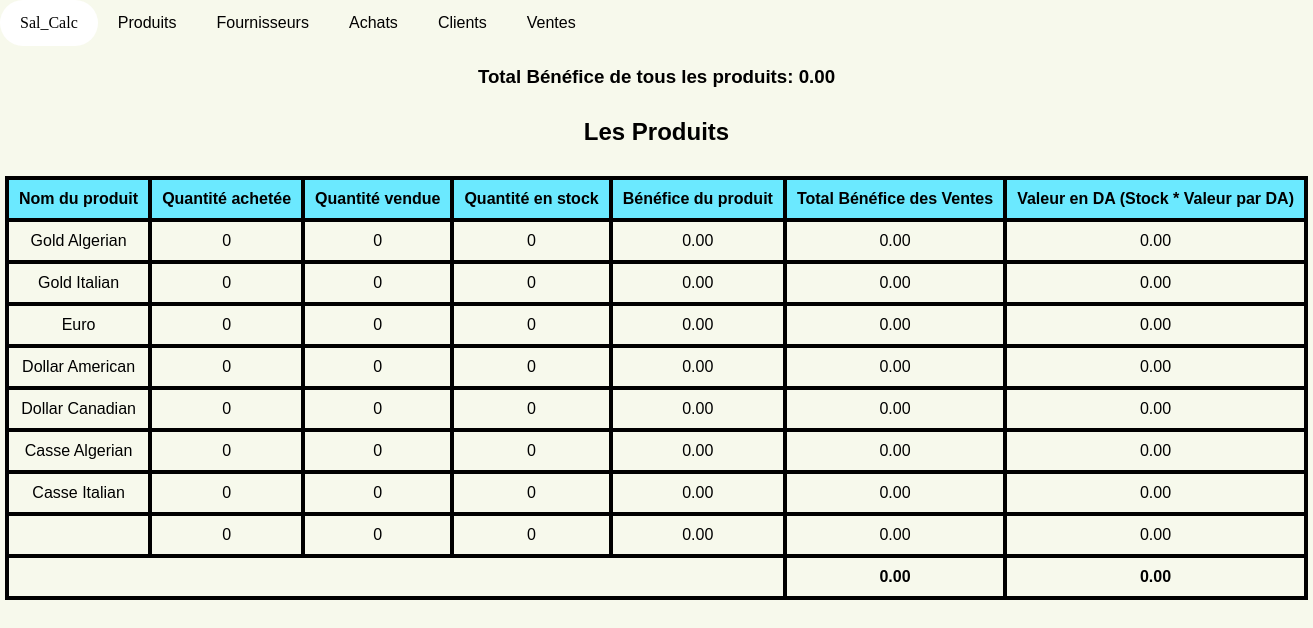
The app's page /affichage/produit.php with its own data.
### tables this page shows
CREATE TABLE `produit` (
  `id_produit` int(11) NOT NULL,
  `nom_produit` varchar(50) NOT NULL,
  `qte_acheter` decimal(10,0) NOT NULL DEFAULT 0,
  `qte_vendue` decimal(10,0) NOT NULL DEFAULT 0,
  `qte_stocker` decimal(10,0) NOT NULL DEFAULT 0,
  `benifice_produit` int(11) NOT NULL DEFAULT 0
);

### affichage/produit.php (the view, shortened to what this page needs)
<?php
try {
    include_once "../db.inc/connection.php";
    $query = 'SELECT * FROM produit';
    $stat = $pdo->prepare($query);
    $stat->execute();
    $result = $stat->fetchAll(PDO::FETCH_ASSOC);
    $total_benifice_query = 'SELECT SUM(benifice_produit) AS total_benifice FROM produit';
    $total_benifice_stat = $pdo->prepare($total_benifice_query);
    $total_benifice_stat->execute();
    $total_benifice_result = $total_benifice_stat->fetch(PDO::FETCH_ASSOC);
    $total_benifice = $total_benifice_result['total_benifice'] ?? 0;
} catch (PDOException $e) {
    die("Query failed: " . $e->getMessage());
}
?>
<!DOCTYPE html>
<html lang="en">
<head>
    <link rel="stylesheet" href="../assets/style.css">
</head>
<body>
    <nav class="navbar">
        <ul>
            <li><a style="font-family: fantasy" href="../index.php">Sal_Calc</a></li>
            <li><a href="../affichage/produit.php">Produits</a></li>
            <li><a href="../affichage/fournisseur.php">Fournisseurs</a></li>
            <li><a href="../affichage/achat.php">Achats</a></li>
            <li><a href="../affichage/client.php">Clients</a></li>
            <li><a href="../affichage/vente.php">Ventes</a></li>
        </ul>
    </nav>
    <h3 style="text-align: center; margin-top: 20px;">
        Total Bénéfice de tous les produits: <?php echo number_format($total_benifice, 2); ?>
    </h3>
    <?php
    $all_benifice = 0;
    $total_valeur_da = 0;
    if (!empty($result)) { ?>
        <h2 style="text-align: center; margin-top: 30px;">Les Produits</h2>
        <table>
            <thead>
                <tr>
                    <th>Nom du produit</th>
                    <th>Quantité achetée</th>
                    <th>Quantité vendue</th>
                    <th>Quantité en stock</th>
                    <th>Bénéfice du produit</th>
                    <th>Total Bénéfice des Ventes</th>
                    <th>Valeur en DA (Stock * Valeur par DA)</th>
                </tr>
            </thead>
            <tbody>
                <?php foreach ($result as $row) {
                    $id_produit = $row['id_produit'];
                    $vente_query = 'SELECT SUM(benifice_total) AS total_benifice_vente
                                    FROM vente
                                    WHERE id_produit = :id_produit';
                    $vente_stat = $pdo->prepare($vente_query);
                    $vente_stat->execute([':id_produit' => $id_produit]);
                    $vente_result = $vente_stat->fetch(PDO::FETCH_ASSOC);
                    $total_benifice_vente = $vente_result['total_benifice_vente'] ?? 0;
                    $all_benifice += $total_benifice_vente;
                    $achat_query = 'SELECT pu_acheter
                                    FROM achat
                                    WHERE id_produit = :id_produit
                                    ORDER BY date_achat DESC
                                    LIMIT 1';
                    $achat_stat = $pdo->prepare($achat_query);
                    $achat_stat->execute([':id_produit' => $id_produit]);
                    $achat_result = $achat_stat->fetch(PDO::FETCH_ASSOC);
                    $valeur_par_da = $achat_result['pu_acheter'] ?? 0;
                    $valeur_stock = $row['qte_stocker'] * $valeur_par_da;
                    $total_valeur_da += $valeur_stock;
                ?>
                    <tr>
                        <td><?php echo htmlspecialchars($row["nom_produit"]); ?></td>
                        <td><?php echo htmlspecialchars($row["qte_acheter"]); ?></td>
                        <td><?php echo htmlspecialchars($row["qte_vendue"]); ?></td>
                        <td style="background-color: <?php echo ($row['qte_stocker'] < 0) ? '#ff4b4b' : 'transparent'; ?>;">
                            <?php echo htmlspecialchars($row["qte_stocker"]); ?>
                        </td>
                        <td><?php echo number_format($row["benifice_produit"], 2); ?></td>
                        <td><?php echo number_format($total_benifice_vente, 2); ?></td>
                        <td><?php echo number_format($valeur_stock, 2); ?></td>
                    </tr>
                <?php } ?>
                <tr>
                    <td colspan="5" style="font-weight: bold; text-align: right;"></td>
                    <td colspan="1" style="font-weight: bold;"><?php echo number_format($all_benifice, 2); ?></td>
                    <td colspan="1" style="font-weight: bold;"><?php echo number_format($total_valeur_da, 2); ?></td>
                </tr>
            </tbody>
        </table>
    <?php } else { ?>
        <h2>La table des produits est vide.</h2>
    <?php } ?>
</body>
</html>

### assets/style.css (style rules this page uses)
* { text-align: center; }
table { border: 2px solid; height: auto; width: 80vw; margin: 30px auto; border-spacing: 0; font-family: sans-serif; }
thead { background-color: #6be9ff; }
td, th { border: 2px solid; padding: 10px; width: 100px; text-align: center; text-wrap: nowrap; }
:root { --main-color: #5a78f3; --text-color: #4d4d4d; --body-color: #f7f9ec; }
* { box-sizing: border-box; padding: 0; margin: 0; direction: ltr; }
.navbar { background-color: --body-color; overflow: hidden; color: --text-color; }
.navbar ul { list-style-type: none; margin: 0; padding: 0; }
.navbar ul li { float: left; }
.navbar ul li a { display: block; color: rgb(2, 1, 1); text-align: center; padding: 14px 20px; text-decoration: none; }
html { scroll-behavior: smooth; }
body { font-family: 'Rubik', sans-serif; background-color: var(--body-color); position: relative; }
ul { list-style: none; }
a { text-decoration: none; }

### affichage/produit.php (style rules this page uses)
* { text-align: center; }
table { border: 2px solid; height: auto; width: 80vw; margin: 30px auto; border-spacing: 0; font-family: sans-serif; }
thead { background-color: #6be9ff; }
td, th { border: 2px solid; padding: 10px; width: 100px; text-align: center; white-space: nowrap; }

### records on screen
produit: nom_produit "Gold Algerian", qte_acheter "0", qte_vendue "0", qte_stocker "0", benifice_produit "0.00", total_benifice_vente "0.00", qte_stocker "0.00"
produit: nom_produit "Gold Italian", qte_acheter "0", qte_vendue "0", qte_stocker "0", benifice_produit "0.00", total_benifice_vente "0.00", qte_stocker "0.00"
produit: nom_produit "Euro", qte_acheter "0", qte_vendue "0", qte_stocker "0", benifice_produit "0.00", total_benifice_vente "0.00", qte_stocker "0.00"
produit: nom_produit "Dollar American", qte_acheter "0", qte_vendue "0", qte_stocker "0", benifice_produit "0.00", total_benifice_vente "0.00", qte_stocker "0.00"
produit: nom_produit "Dollar Canadian", qte_acheter "0", qte_vendue "0", qte_stocker "0", benifice_produit "0.00", total_benifice_vente "0.00", qte_stocker "0.00"
produit: nom_produit "Casse Algerian", qte_acheter "0", qte_vendue "0", qte_stocker "0", benifice_produit "0.00", total_benifice_vente "0.00", qte_stocker "0.00"
produit: nom_produit "Casse Italian", qte_acheter "0", qte_vendue "0", qte_stocker "0", benifice_produit "0.00", total_benifice_vente "0.00", qte_stocker "0.00"
produit: qte_acheter "0", qte_vendue "0", qte_stocker "0", benifice_produit "0.00", total_benifice_vente "0.00", qte_stocker "0.00"

### other values on screen
$total_benifice "0.00"
$all_benifice "0.00"
$total_valeur_da "0.00"
